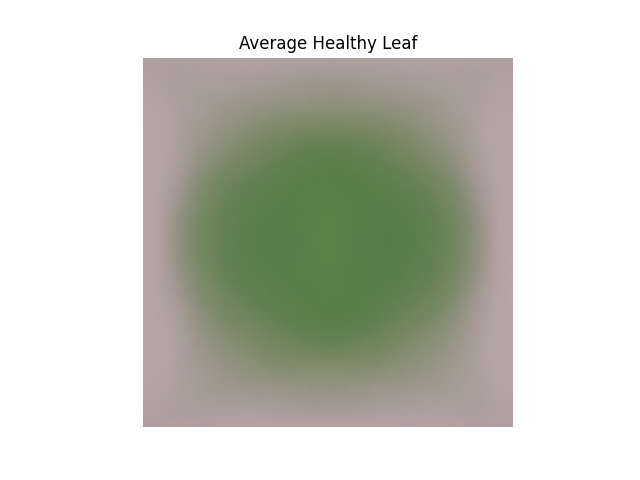
#> input picture outputs/plots/avg_healthy.png, 640 x 480 px, given as the content of the folder ../inputs/cherry-leaves, which was not available
$ jupyter execute --allow-errors 02_data_visualisation.ipynb   (text cells are left out)
#> lines starting #> are read from the running program, lines starting #| are printed output that depends on the picture; pictures that were not available may be replaced by others from this repository, and a replacement may not be noted
[cell 1]
import os
import numpy as np
import matplotlib.pyplot as plt
from PIL import Image

[cell 2]
data_dir = "../inputs/cherry-leaves"

labels = os.listdir(data_dir)
labels

[cell 3]
counts = {}
for label in labels:
    path = os.path.join(data_dir, label)
    counts[label] = len(os.listdir(path))

counts

[cell 4]
plt.bar(counts.keys(), counts.values())
plt.title("Number of Images per Class")
plt.ylabel("Count")
plt.show()
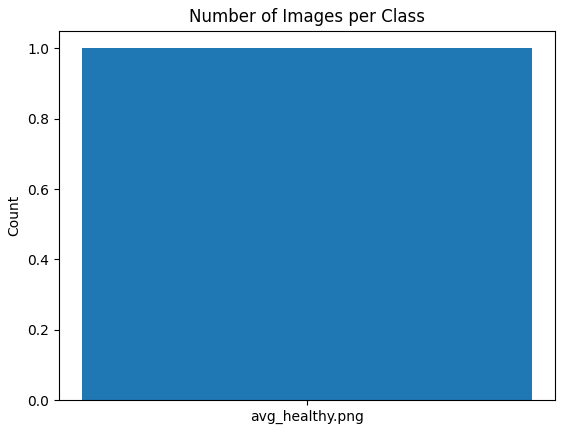
#> figure drawn by matplotlib, 1 panel

[cell 5]
IMG_SIZE = (100, 100)

[cell 6]
def load_images(label):
#> called with label = 'healthy'
    images = []
    folder = os.path.join(data_dir, label)

    for file in os.listdir(folder):
        img = Image.open(os.path.join(folder, file)).resize(IMG_SIZE)
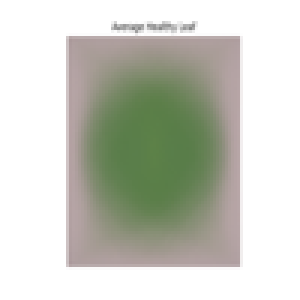
#> img: PIL image 100x100 RGBA (shown 3 times larger); mean R, G, B, A 202.4, 205.1, 194.8, 255
        img = np.array(img) / 255.0
#> img: shape (100, 100, 4) float64
        images.append(img)

    return np.array(images)

[cell 7]
healthy_images = load_images("healthy")
mildew_images = load_images("powdery_mildew")

[cell 8]
avg_healthy = np.mean(healthy_images, axis=0)
avg_mildew = np.mean(mildew_images, axis=0)

[cell 9]
fig, ax = plt.subplots(1, 2, figsize=(10,5))

ax[0].imshow(avg_healthy)
ax[0].set_title("Average Healthy Leaf")
ax[0].axis("off")

ax[1].imshow(avg_mildew)
ax[1].set_title("Average Powdery Mildew Leaf")
ax[1].axis("off")

plt.show()
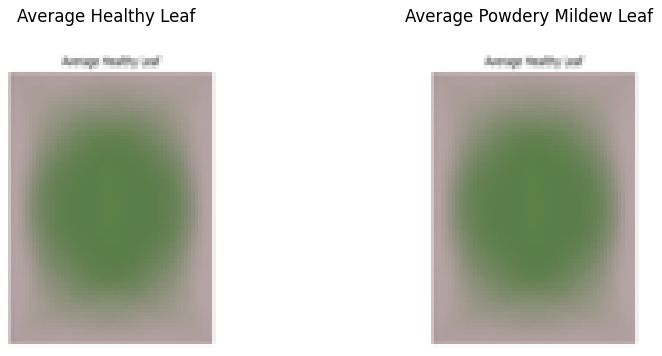
#> figure drawn by matplotlib, 2 panels

[cell 10]
plt.imshow(avg_healthy)
plt.title("Average Healthy Leaf")
plt.axis("off")

plt.savefig("../outputs/plots/avg_healthy.png")
plt.close()

[cell 11]
plt.imshow(avg_mildew)
plt.title("Average Powdery Mildew Leaf")
plt.axis("off")

plt.savefig("../outputs/plots/avg_mildew.png")
plt.close()

[cell 12]
var_healthy = np.std(healthy_images, axis=0)
#> var_healthy: shape (100, 100, 4) float64; every value is 0
var_mildew = np.std(mildew_images, axis=0)

[cell 13]
fig, ax = plt.subplots(1, 2, figsize=(10,5))

ax[0].imshow(var_healthy)
ax[0].set_title("Variability Healthy")
ax[0].axis("off")

ax[1].imshow(var_mildew)
ax[1].set_title("Variability Mildew")
ax[1].axis("off")

plt.show()
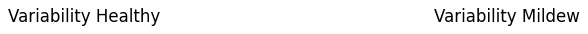
#> figure drawn by matplotlib, 2 panels

[cell 14]
plt.imshow(var_healthy)
plt.title("Variability Healthy Leaf")
plt.axis("off")

plt.savefig("../outputs/plots/var_healthy.png")
plt.close()

[cell 15]
plt.imshow(var_mildew)
plt.title("Variability Mildew Leaf")
plt.axis("off")

plt.savefig("../outputs/plots/var_mildew.png")
plt.close()

[cell 16]
diff = avg_healthy - avg_mildew

plt.imshow(diff)
plt.title("Difference Between Average Images")
plt.axis("off")
plt.savefig("../outputs/plots/difference.png")
plt.show()

[cell 17]
def montage(images, title, save_path=None):
#> called with images = array of shape (1, 100, 100, 4), title = 'Healthy Leaves', save_path = '../outputs/plots/montage_healthy.png'
    fig, axes = plt.subplots(3, 3, figsize=(6,6))
    fig.suptitle(title)

    for i, ax in enumerate(axes.flat):
        ax.imshow(images[i])
        ax.axis("off")
        if save_path:
            plt.savefig(save_path)
    plt.show()
